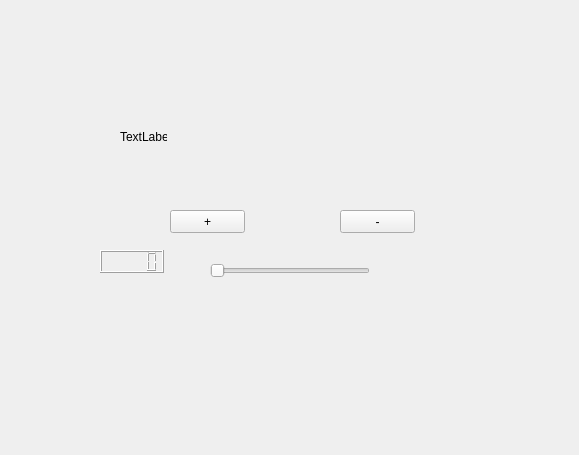
<?xml version="1.0" encoding="UTF-8"?>
<ui version="4.0">
 <class>Form</class>
 <widget class="QWidget" name="Form">
  <property name="geometry">
   <rect>
    <x>0</x>
    <y>0</y>
    <width>579</width>
    <height>455</height>
   </rect>
  </property>
  <property name="windowTitle">
   <string>Form</string>
  </property>
  <widget class="QSlider" name="horizontalSlider">
   <property name="geometry">
    <rect>
     <x>210</x>
     <y>260</y>
     <width>160</width>
     <height>22</height>
    </rect>
   </property>
   <property name="orientation">
    <enum>Qt::Horizontal</enum>
   </property>
  </widget>
  <widget class="QLCDNumber" name="lcdNumber">
   <property name="geometry">
    <rect>
     <x>100</x>
     <y>250</y>
     <width>64</width>
     <height>23</height>
    </rect>
   </property>
  </widget>
  <widget class="QPushButton" name="pushButton">
   <property name="geometry">
    <rect>
     <x>170</x>
     <y>210</y>
     <width>75</width>
     <height>23</height>
    </rect>
   </property>
   <property name="text">
    <string>+</string>
   </property>
  </widget>
  <widget class="QPushButton" name="pushButton_2">
   <property name="geometry">
    <rect>
     <x>340</x>
     <y>210</y>
     <width>75</width>
     <height>23</height>
    </rect>
   </property>
   <property name="text">
    <string>-</string>
   </property>
  </widget>
  <widget class="QLabel" name="label">
   <property name="geometry">
    <rect>
     <x>120</x>
     <y>130</y>
     <width>47</width>
     <height>13</height>
    </rect>
   </property>
   <property name="text">
    <string>TextLabel</string>
   </property>
  </widget>
 </widget>
 <resources/>
 <connections>
  <connection>
   <sender>horizontalSlider</sender>
   <signal>sliderMoved(int)</signal>
   <receiver>lcdNumber</receiver>
   <slot>display(int)</slot>
   <hints>
    <hint type="sourcelabel">
     <x>247</x>
     <y>265</y>
    </hint>
    <hint type="destinationlabel">
     <x>134</x>
     <y>264</y>
    </hint>
   </hints>
  </connection>
  <connection>
   <sender>pushButton</sender>
   <signal>clicked()</signal>
   <receiver>lcdNumber</receiver>
   <slot>setDecMode()</slot>
   <hints>
    <hint type="sourcelabel">
     <x>184</x>
     <y>223</y>
    </hint>
    <hint type="destinationlabel">
     <x>122</x>
     <y>253</y>
    </hint>
   </hints>
  </connection>
  <connection>
   <sender>pushButton_2</sender>
   <signal>clicked()</signal>
   <receiver>lcdNumber</receiver>
   <slot>setDecMode()</slot>
   <hints>
    <hint type="sourcelabel">
     <x>393</x>
     <y>221</y>
    </hint>
    <hint type="destinationlabel">
     <x>159</x>
     <y>254</y>
    </hint>
   </hints>
  </connection>
 </connections>
</ui>
